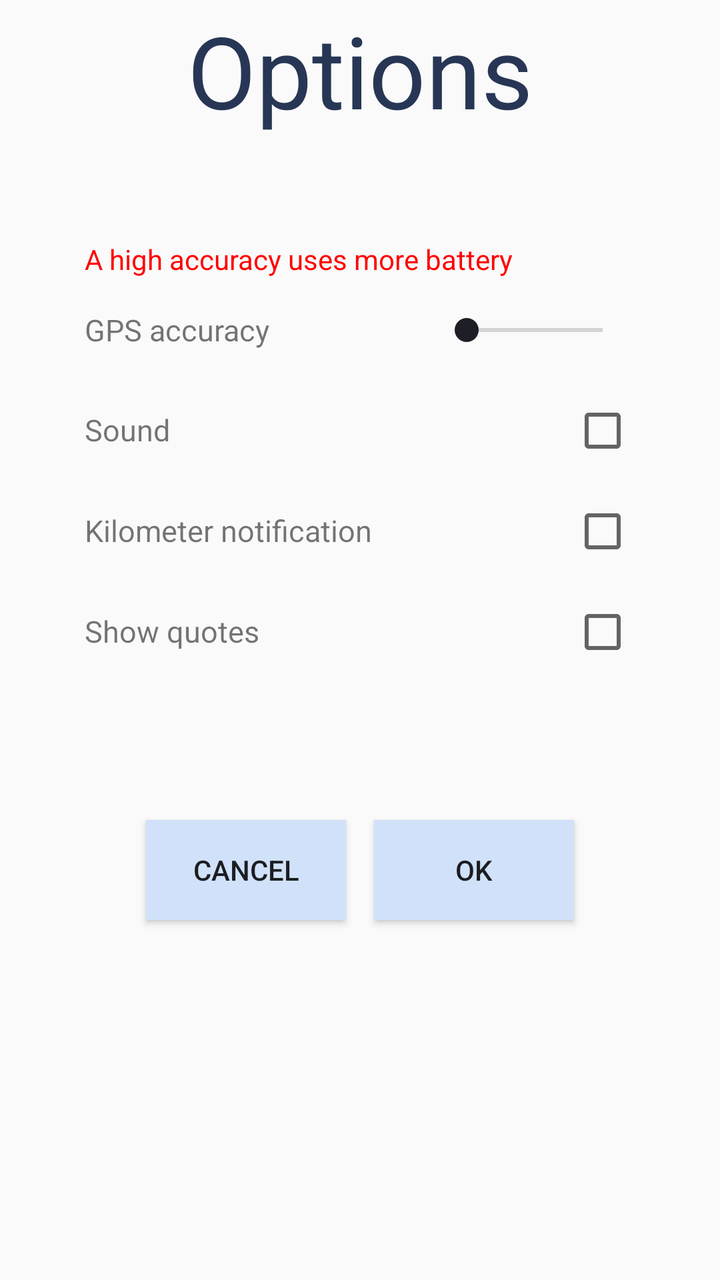
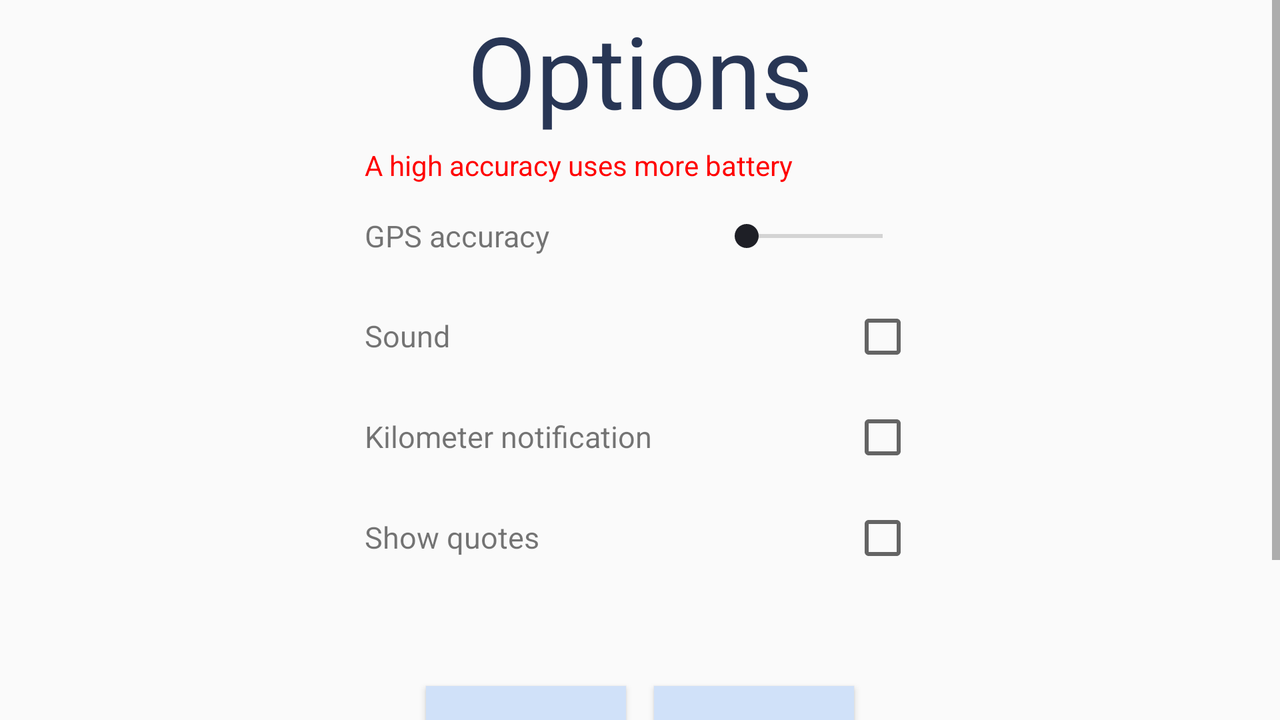

Compare how this app lays out the same screen by default and in its alternative resource folder. The renders come first, then the two layout files and the values they reference.
<!-- AndroidManifest.xml: application theme AppTheme -->
<!-- res/layout/activity_options.xml -->
<?xml version="1.0" encoding="utf-8"?>
<androidx.appcompat.widget.LinearLayoutCompat xmlns:android="http://schemas.android.com/apk/res/android"
    xmlns:app="http://schemas.android.com/apk/res-auto"
    xmlns:tools="http://schemas.android.com/tools"
    android:layout_width="match_parent"
    android:layout_height="match_parent"
    android:orientation="vertical"
    tools:context=".OptionsActivity">

    <TextView
        android:layout_width="match_parent"
        android:layout_height="70dp"
        android:gravity="center"
        android:text="@string/options"
        android:textColor="@color/darkBlue"
        android:textSize="50sp" />
    <TextView
        android:id="@+id/gpsWarning"
        android:layout_width="275dp"
        android:layout_gravity="center"
        android:layout_height="20dp"
        android:layout_marginTop="50dp"
        android:text="@string/gpsToolTip"
        android:textColor="#FF0000"/>

    <GridLayout
        android:layout_width="275dp"
        android:layout_height="240dp"
        android:layout_gravity="center"

        android:columnCount="2"
        android:rowCount="4">

        <TextView
            android:layout_width="175dp"
            android:layout_height="50dp"
            android:layout_row="0"
            android:layout_column="0"
            android:gravity="center|left"
            android:text="@string/accuracy"
            android:textSize="15sp" />

        <SeekBar
            android:id="@+id/accuracySlider"
            android:layout_width="100dp"
            android:layout_height="50dp"
            android:layout_row="0"
            android:layout_column="1"
            android:layout_gravity="right" />

        <TextView
            android:layout_width="175dp"
            android:layout_height="50dp"
            android:layout_row="1"
            android:layout_column="0"
            android:gravity="center|left"
            android:text="@string/sound"
            android:textSize="15sp" />

        <CheckBox
            android:id="@+id/soundCheckBox"
            android:layout_height="50dp"
            android:layout_row="1"
            android:layout_column="1"
            android:layout_gravity="right" />

        <TextView
            android:layout_width="175dp"
            android:layout_height="50dp"
            android:layout_row="2"
            android:layout_column="0"
            android:gravity="center|left"
            android:text="@string/kmNotification"
            android:textSize="15sp" />

        <CheckBox
            android:id="@+id/kmNotificationCheckBox"
            android:layout_height="50dp"
            android:layout_row="2"
            android:layout_column="1"
            android:layout_gravity="right" />
        <TextView
            android:layout_width="175dp"
            android:layout_height="50dp"
            android:layout_row="3"
            android:layout_column="0"
            android:gravity="center|left"
            android:text="@string/showQuotes"
            android:textSize="15sp" />

        <CheckBox
            android:id="@+id/showQuotesCheckBox"
            android:layout_height="50dp"
            android:layout_row="3"
            android:layout_column="1"
            android:layout_gravity="right" />

    </GridLayout>

    <LinearLayout
        android:layout_width="match_parent"
        android:layout_height="150dp"
        android:gravity="center">

        <Button
            android:id="@+id/cancelBtn"
            android:layout_width="100dp"
            android:layout_height="50dp"
            android:layout_gravity="center"
            android:layout_marginRight="7dp"
            android:layout_marginBottom="20dp"
            android:background="@color/lightBlue"
            android:gravity="center"
            android:text="@string/cancel" />

        <Button
            android:id="@+id/okBtn"
            android:layout_width="100dp"
            android:layout_height="50dp"
            android:layout_gravity="center"
            android:layout_marginLeft="7dp"
            android:layout_marginBottom="20dp"
            android:background="@color/lightBlue"
            android:gravity="center"
            android:text="@string/ok" />

    </LinearLayout>

</androidx.appcompat.widget.LinearLayoutCompat>
<!-- resources referenced by this layout -->
<resources>
  <color name="darkBlue">#283655</color>
  <color name="lightBlue">#d0e1f9 </color>
  <string name="accuracy">GPS accuracy</string>
  <string name="cancel">Cancel</string>
  <string name="gpsToolTip">A high accuracy uses more battery</string>
  <string name="kmNotification">Kilometer notification</string>
  <string name="ok">OK</string>
  <string name="options">Options</string>
  <string name="showQuotes">Show quotes</string>
  <string name="sound">Sound</string>
  <style name="AppTheme" parent="Theme.AppCompat.Light.DarkActionBar">
          <item name="colorPrimary">@color/blue</item>
          <item name="colorPrimaryDark">@color/darkBlue</item>
          <item name="colorAccent">@color/black</item>
      </style>
  <color name="blue">#4d648d </color>
  <color name="black">#1e1f26 </color>
</resources>
<!-- res/layout-land/activity_options.xml (the author's variant of the layout above) -->
<!-- drawn on the phone turned sideways -->
<?xml version="1.0" encoding="utf-8"?>
<androidx.appcompat.widget.LinearLayoutCompat xmlns:android="http://schemas.android.com/apk/res/android"
    xmlns:app="http://schemas.android.com/apk/res-auto"
    xmlns:tools="http://schemas.android.com/tools"
    android:layout_width="match_parent"
    android:layout_height="match_parent"
    android:orientation="vertical"
    tools:context=".OptionsActivity">

    <ScrollView
        android:layout_width="match_parent"
        android:layout_height="match_parent">

        <LinearLayout
            android:layout_width="match_parent"
            android:layout_height="match_parent"
            android:orientation="vertical">

            <TextView
                android:layout_width="match_parent"
                android:layout_height="70dp"
                android:gravity="center"
                android:text="@string/options"
                android:textColor="@color/darkBlue"
                android:textSize="50sp" />
            <TextView
                android:id="@+id/gpsWarning"
                android:layout_width="275dp"
                android:layout_gravity="center"
                android:layout_height="20dp"
                android:layout_marginTop="3dp"
                android:text="@string/gpsToolTip"
                android:textColor="#FF0000"/>

            <GridLayout
                android:layout_width="275dp"
                android:layout_height="220dp"
                android:layout_gravity="center"
                android:columnCount="2"
                android:rowCount="4">

                <TextView
                    android:layout_width="175dp"
                    android:layout_height="50dp"
                    android:layout_row="0"
                    android:layout_column="0"
                    android:gravity="center|left"
                    android:text="@string/accuracy"
                    android:textSize="15sp" />

                <SeekBar
                    android:id="@+id/accuracySlider"
                    android:layout_width="100dp"
                    android:layout_height="50dp"
                    android:layout_row="0"
                    android:layout_column="1"
                    android:layout_gravity="right" />

                <TextView
                    android:layout_width="175dp"
                    android:layout_height="50dp"
                    android:layout_row="1"
                    android:layout_column="0"
                    android:gravity="center|left"
                    android:text="@string/sound"
                    android:textSize="15sp" />

                <CheckBox
                    android:id="@+id/soundCheckBox"
                    android:layout_height="50dp"
                    android:layout_row="1"
                    android:layout_column="1"
                    android:layout_gravity="right" />

                <TextView
                    android:layout_width="175dp"
                    android:layout_height="50dp"
                    android:layout_row="2"
                    android:layout_column="0"
                    android:gravity="center|left"
                    android:text="@string/kmNotification"
                    android:textSize="15sp" />

                <CheckBox
                    android:id="@+id/kmNotificationCheckBox"
                    android:layout_height="50dp"
                    android:layout_row="2"
                    android:layout_column="1"
                    android:layout_gravity="right" />
                <TextView
                    android:layout_width="175dp"
                    android:layout_height="50dp"
                    android:layout_row="3"
                    android:layout_column="0"
                    android:gravity="center|left"
                    android:text="@string/showQuotes"
                    android:textSize="15sp" />

                <CheckBox
                    android:id="@+id/showQuotesCheckBox"
                    android:layout_height="50dp"
                    android:layout_row="3"
                    android:layout_column="1"
                    android:layout_gravity="right" />

            </GridLayout>

            <LinearLayout
                android:layout_width="match_parent"
                android:layout_height="150dp"
                android:gravity="center">

                <Button
                    android:id="@+id/cancelBtn"
                    android:layout_width="100dp"
                    android:layout_height="50dp"
                    android:layout_gravity="center"
                    android:layout_marginRight="7dp"
                    android:layout_marginBottom="20dp"
                    android:background="@color/lightBlue"
                    android:gravity="center"
                    android:text="@string/cancel" />

                <Button
                    android:id="@+id/okBtn"
                    android:layout_width="100dp"
                    android:layout_height="50dp"
                    android:layout_gravity="center"
                    android:layout_marginLeft="7dp"
                    android:layout_marginBottom="20dp"
                    android:background="@color/lightBlue"
                    android:gravity="center"
                    android:text="@string/ok" />
            </LinearLayout>
        </LinearLayout>
    </ScrollView>

</androidx.appcompat.widget.LinearLayoutCompat>
